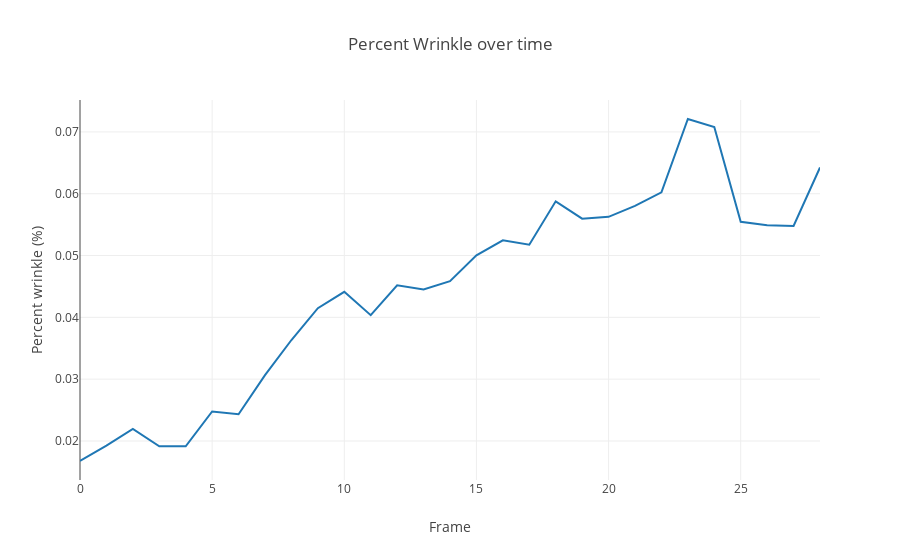

This figure's notebook cell:
### Markdown cell above
### plot percent wrinkle over time

### Code cell
# Create a trace
trace = go.Scatter(
    x = np.arange(len(percent_wrinkle)),
    y = percent_wrinkle
)

data = [trace]

# Edit the layout
layout = dict(title = 'Percent Wrinkle over time',
              xaxis = dict(title = 'Frame'),
              yaxis = dict(title = 'Percent wrinkle (%)'),
              )

fig = dict(data=data, layout=layout)
iplot(fig)

### Figure 1 — Plotly figure (JSON) as saved in the notebook; plotly's stock layout.template omitted (floating-point values rounded to 4 significant figures)
{"data": [{"type": "scatter", "uid": "d867ba52-dad4-11e8-9b5a-cd2ba2991976", "x": [0, 1, 2, 3, 4, 5, 6, 7, 8, 9, 10, 11, 12, 13, 14, 15, 16, 17, 18, 19, 20, 21, 22, 23, 24, 25, 26, 27, 28], "y": [0.01676, 0.01925, 0.02194, 0.01914, 0.01915, 0.02478, 0.02433, 0.03065, 0.03634, 0.04148, 0.04413, 0.04035, 0.04519, 0.04453, 0.04585, 0.05004, 0.05247, 0.05175, 0.05877, 0.05597, 0.05626, 0.05804, 0.06023, 0.07209, 0.0708, 0.05546, 0.0549, 0.0548, 0.06424]}], "layout": {"title": "Percent Wrinkle over time", "xaxis": {"title": "Frame"}, "yaxis": {"title": "Percent wrinkle (%)"}}}
